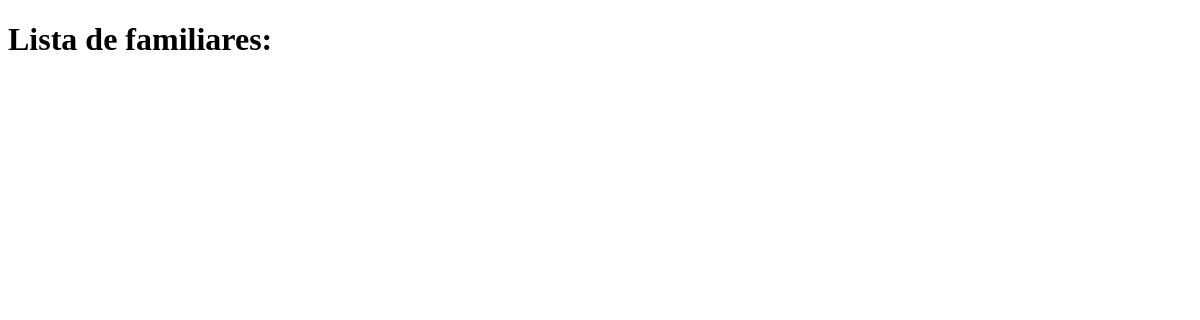
Before: / with the older database file.
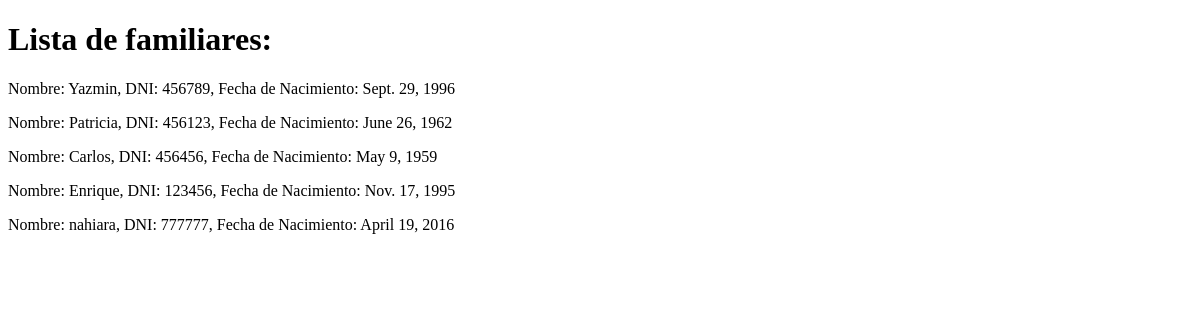
After: the same page with the newer database file.
### app_familiar/models.py (models this page shows)
class Familiar(models.Model):
    name = models.CharField(max_length=64)
    dni = models.IntegerField()
    date_of_birth = models.DateField()

### app_familiar/views.py (the view)
# urls.py: path('', family_list_web),
def family_list_web(request):
    family_list = Familiar.objects.all()
    dictionary = {"relatives": family_list}
    template = loader.get_template('family_template.html')
    html_document = template.render(dictionary)
    return HttpResponse(html_document)

### templates/family_template.html (shortened to what this page needs)
<!DOCTYPE html>
<html lang="en">
<head>
</head>
<body>
    <h1>Lista de familiares:</h1>
    {% for family in relatives %}
    <p>Nombre: {{family.name}}, DNI: {{family.dni}}, Fecha de Nacimiento: {{family.date_of_birth}}</p>
    {%endfor%}
</body>
</html>

Changed rows visible on the page:
added Familiar: name "Yazmin", dni "456789", date_of_birth "Sept. 29, 1996"
added Familiar: name "Patricia", dni "456123", date_of_birth "June 26, 1962"
added Familiar: name "Carlos", dni "456456", date_of_birth "May 9, 1959"
added Familiar: name "Enrique", dni "123456", date_of_birth "Nov. 17, 1995"
added Familiar: name "nahiara", dni "777777", date_of_birth "April 19, 2016"
